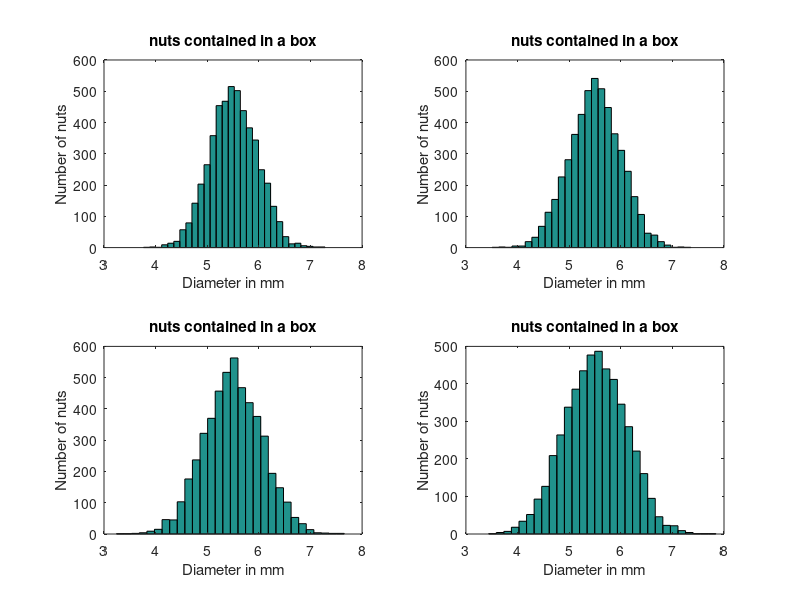

MATLAB code to generate this figure:

subplot(2,2,1)
x = randn(5000,1) * 0.45 + 5.5;
hist(x,30)
title('nuts contained in a box')
xlabel('Diameter in mm')
ylabel('Number of nuts')

subplot(2,2,2)
x = randn(5000,1) * 0.5 + 5.5;
hist(x,30)
title('nuts contained in a box')
xlabel('Diameter in mm')
ylabel('Number of nuts')

subplot(2,2,3)
x = randn(5000,1) * 0.55 + 5.5;
hist(x,30)
title('nuts contained in a box')
xlabel('Diameter in mm')
ylabel('Number of nuts')

subplot(2,2,4)
x = randn(5000,1) * 0.6 + 5.5;
hist(x,30)
title('nuts contained in a box')
xlabel('Diameter in mm')
ylabel('Number of nuts')
